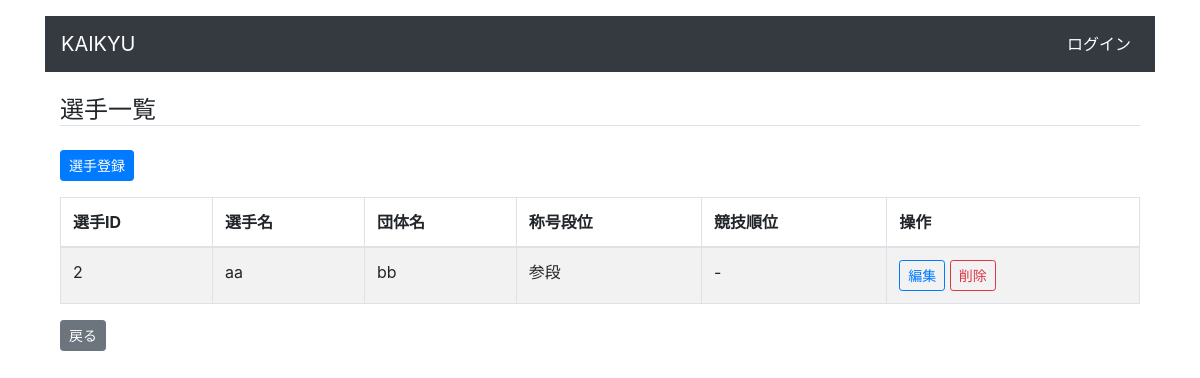
The page /cms/player_list/1 on the database as committed earlier.
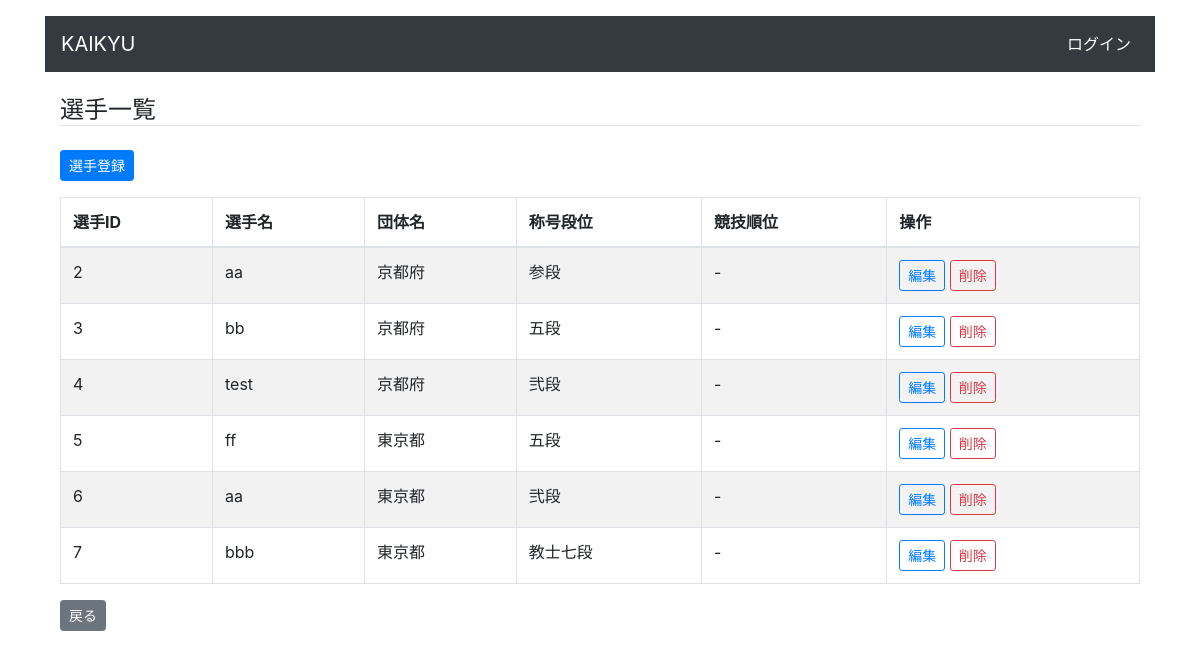
The same page on the database as committed later.
### cms/models.py (models this page shows, shortened)
class Player(models.Model):
    DAN_CHOICES = [
        ("初段", "初段"),
        ("弐段", "弐段"),
        ("参段", "参段"),
        ("四段", "四段"),
        ("五段", "五段"),
        ("錬士五段", "錬士五段"),
        ("錬士六段", "錬士六段"),
        ("教士六段", "教士六段"),
        ("教士七段", "教士七段"),
        ("教士八段", "教士八段"),
        ("範士八段", "範士八段")
    ]
    competition = models.ForeignKey(
        Competition, verbose_name='大会', on_delete=models.CASCADE)
    name = models.CharField('選手名', max_length=255)
    team_name = models.CharField('団体名', max_length=255)
    dan = models.CharField('称号段位', max_length=255, choices=DAN_CHOICES)
    rank = models.CharField('順位', max_length=255)

### cms/views.py (the view)
# urls.py: path('player_list/<int:competition_id>',
def player_list(request, competition_id):
    players = Player.objects.filter(
        competition_id=competition_id).values()
    return render(request, 'cms/player_list.html', {'players': players, 'competition_id': competition_id})

### cms/templates/cms/player_list.html
{% extends "cms/base.html" %}
{% block content %}
<h4 class="mt-4 border-bottom">選手一覧</h4>
<a href="{% url 'cms:add_player' competition_id=competition_id %}" class="btn btn-primary btn-sm my-3">選手登録</a>
<table class="table table-striped table-bordered">
  <thead>
    <tr>
      <th scope="col">選手ID</th>
      <th scope="col">選手名</th>
      <th scope="col">団体名</th>
      <th scope="col">称号段位</th>
      <th scope="col">競技順位</th>
      <th scope="col">操作</th>
    </tr>
  </thead>
  <tbody>
    {% for player in players %}
    <tr>
      <td>{{ player.id }}</td>
      <td>
          {{ player.name }}
      </td>
      <td>{{ player.team_name }}</td>
      <td>{{ player.dan }}</td>
      <td>{{ player.rank }}</td>
      <td>
        <a href="{% url 'cms:edit_player' competition_id=competition_id player_id=player.id %}"
          class="btn btn-outline-primary btn-sm">
          編集
        </a>
        <a href="{% url 'cms:delete_player' competition_id=competition_id player_id=player.id %}"
          class="btn btn-outline-danger btn-sm">削除</a>
      </td>
    </tr>
    {% endfor %}
  </tbody>
</table>
<a href="{% url 'cms:match_list' competition_id=competition_id %}" class="btn btn-secondary btn-sm">戻る</a>
{% endblock content %}

### cms/templates/cms/base.html (shortened to what this page needs)
{% load i18n static %}
<!DOCTYPE html>{% get_current_language as LANGUAGE_CODE %}
<html lang="{{ LANGUAGE_CODE|default:"en-us" }}">
<head>
  <link rel="stylesheet" href="{% static 'cms/css/bootstrap.min.css' %}">
</head>
<body>
  <div class="container">
    <nav class="navbar navbar-expand-sm navbar-dark bg-dark mt-3 mb-3">
      <a class="navbar-brand" href="/cms/home/">KAIKYU</a>
      <div class="collapse navbar-collapse justify-content-end">
        <ul class="navbar-nav">
          {% if user.is_authenticated %}
            <li class="nav-item active">
              <a class="nav-link">ユーザ名：{{ user.get_username }}</a>
            </li>
            <li class="nav-item active">
              <a class="nav-link" href="/accounts/logout/">ログアウト</a>
            </li>
          {% else %}
            <li class="nav-item active">
              <a class="nav-link" href="/accounts/login/">ログイン</a>
            </li>
          {% endif %}
        </ul>
      </div>
    </nav>
    <div class="container">
      {% block content %}{% endblock %}
    </div>
</body>
</html>

Rows that differ between the two databases and show on the page:
changed Player "参段": team_name "bb" → "京都府"
added Player: id "3", name "bb", team_name "京都府", dan "五段", rank "-"
added Player: id "4", name "test", team_name "京都府", dan "弐段", rank "-"
added Player: id "5", name "ff", team_name "東京都", dan "五段", rank "-"
added Player: id "6", name "aa", team_name "東京都", dan "弐段", rank "-"
added Player: id "7", name "bbb", team_name "東京都", dan "教士七段", rank "-"
